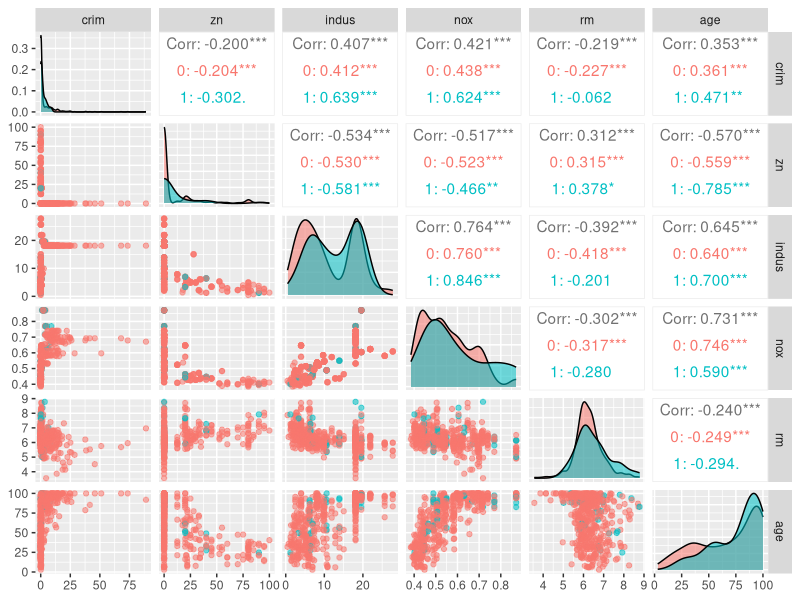
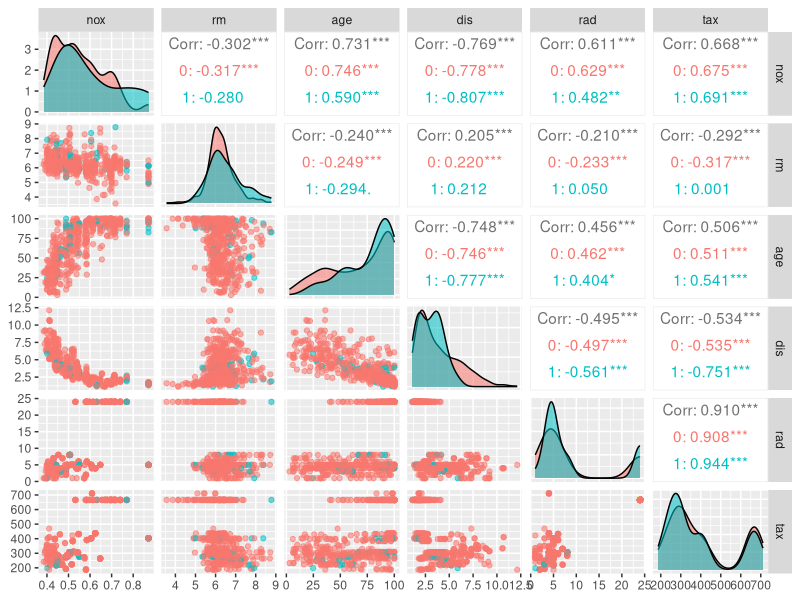
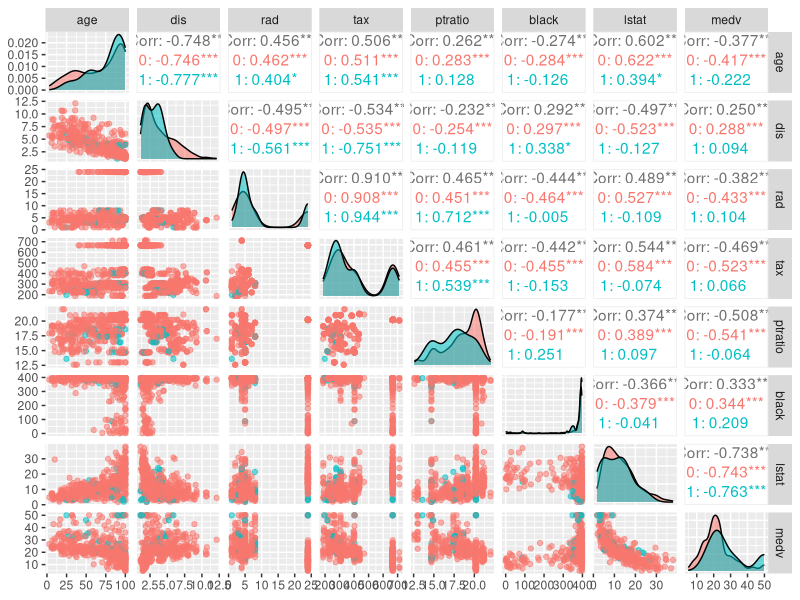
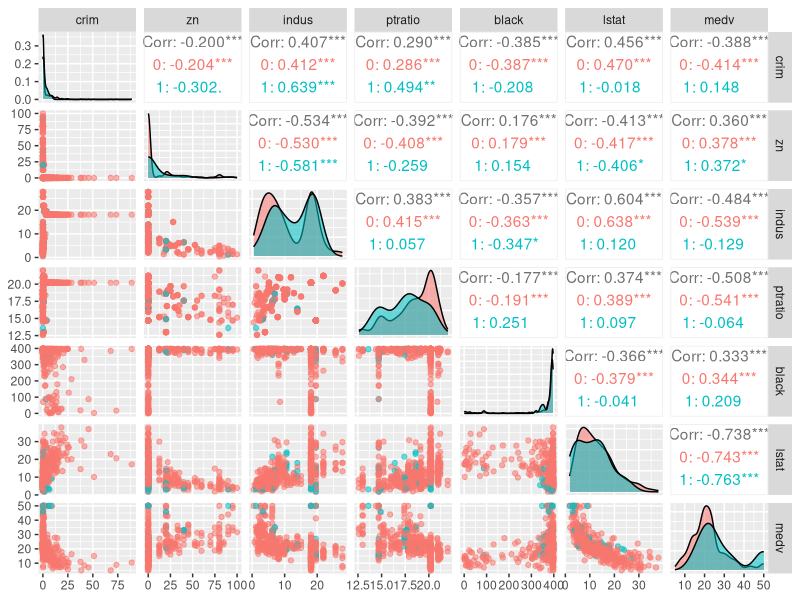
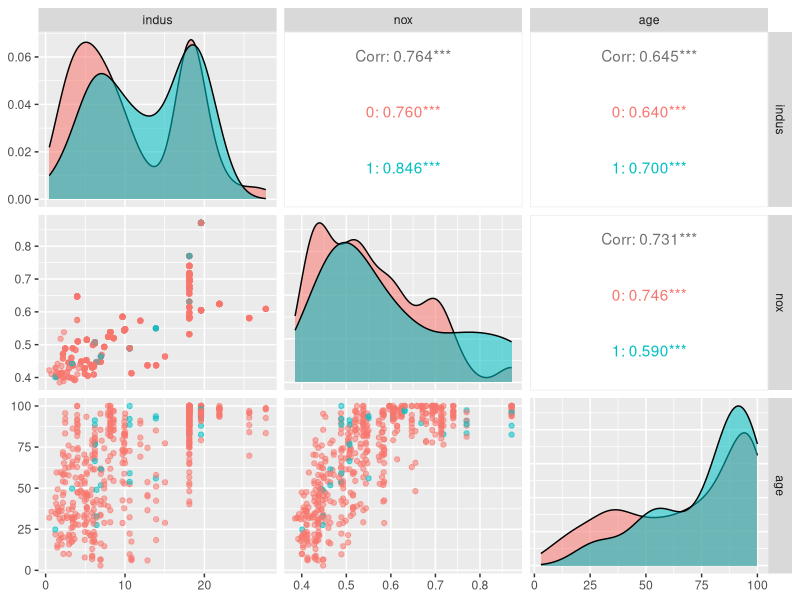
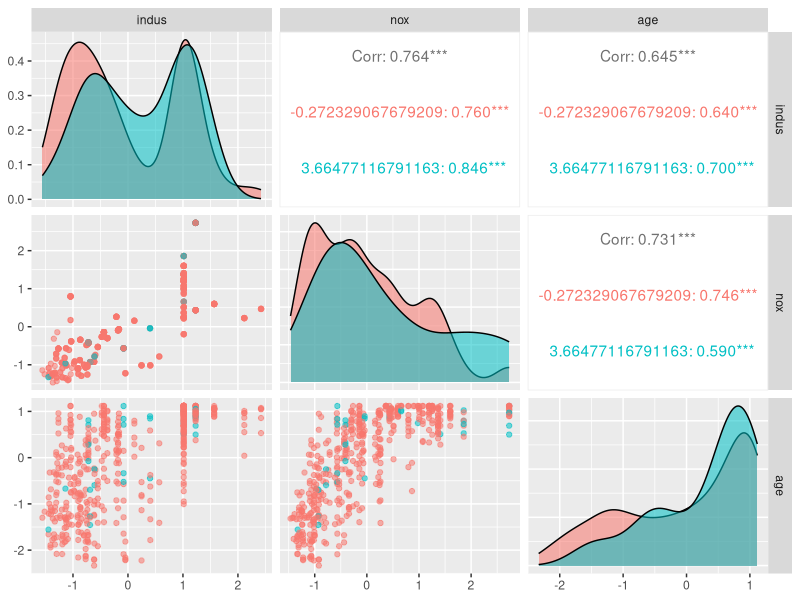
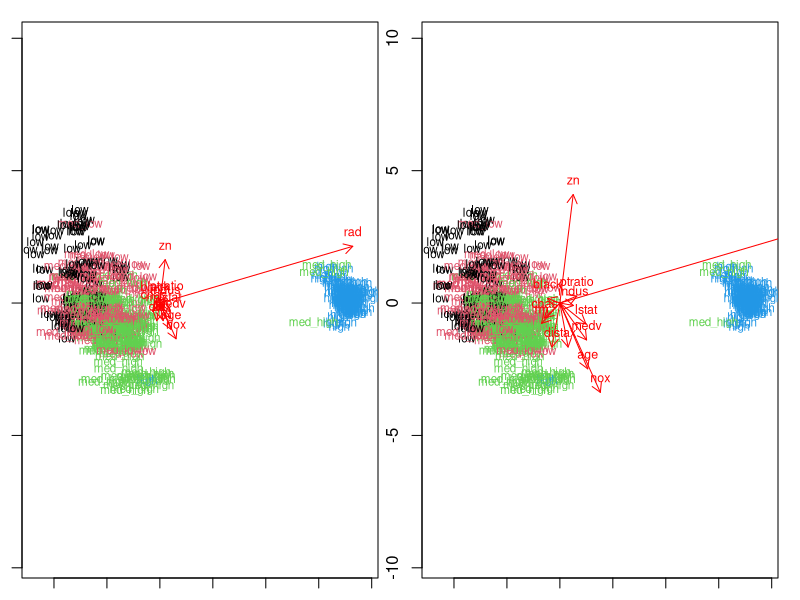
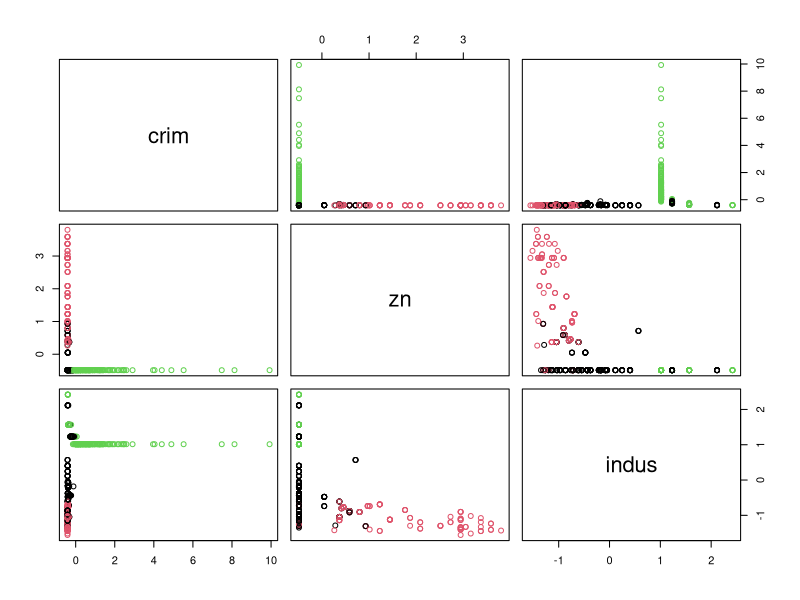

Recreate these plots in R, in order.
## ---- chunk 1
knitr::opts_chunk$set(echo = TRUE)
library(MASS)
library(ggplot2)
library(GGally)
library(dplyr)
## ---- chunk 2

str(Boston)
summary(Boston)
## ---- chunk 3
ggpairs(Boston, columns=c(1,2,3,5,6,7), mapping = aes(col=as.factor(Boston$chas), alpha=0.3), lower = list(combo = wrap("facethist", bins = 20)))
ggpairs(Boston[5:10], mapping = aes(col=as.factor(Boston$chas), alpha=0.3), lower = list(combo = wrap("facethist", bins = 20)))
ggpairs(Boston[7:14], mapping = aes(col=as.factor(Boston$chas), alpha=0.3), lower = list(combo = wrap("facethist", bins = 20)))
ggpairs(Boston[-(4:10)], mapping = aes(col=as.factor(Boston$chas), alpha=0.3), lower = list(combo = wrap("facethist", bins = 20)))
## ---- chunk 4
Data<-as.data.frame(scale(Boston))
summary(Data)


## ---- chunk 5

par(mar=c(1.1,1.1,1.1,1.1), mfrow=c(1,2))
ggpairs(Boston, columns=c(3,5,7), mapping = aes(col=as.factor(Boston$chas), alpha=0.3), lower = list(combo = wrap("facethist", bins = 20)))
ggpairs(Data, columns=c(3,5,7), mapping = aes(col=as.factor(Data$chas), alpha=0.3), lower = list(combo = wrap("facethist", bins = 20)))
## ---- chunk 6
bins <- quantile(Data$crim)
crime <- cut(Data$crim, breaks = bins,label=c("low","med_low","med_high","high"), include.lowest = TRUE)
Data <- dplyr::select(Data, -crim)
Data <- data.frame(Data, crime)
n <- nrow(Data)

ind <- sample(n,  size = n * 0.8)
train <- Data[ind,]
test <- Data[-ind,]
correct_classes <- test$crime
test <- dplyr::select(test, -crime)

## ---- chunk 7
# linear discriminant analysis
lda.fit <- lda(crime~., data = train)

# print the lda.fit object
lda.fit

# the function for lda biplot arrows
lda.arrows <- function(x, myscale = 1, arrow_heads = 0.1, color = "red", tex = 0.75, choices = c(1,2)){
  heads <- coef(x)
  arrows(x0 = 0, y0 = 0, 
         x1 = myscale * heads[,choices[1]], 
         y1 = myscale * heads[,choices[2]], col=color, length = arrow_heads)
  text(myscale * heads[,choices], labels = row.names(heads), 
       cex = tex, col=color, pos=3)
}

# target classes as numeric
classes <- as.numeric(train$crime)

# plot the lda results
plot(lda.fit, dimen = 2, col=classes, pch=classes)
lda.arrows(lda.fit, myscale = 2)

plot(lda.fit, dimen = 2, col=classes, pch=classes)
lda.arrows(lda.fit, myscale = 5)

## ---- chunk 8
library(knitr)
# predict classes with test data
lda.pred <- predict(lda.fit, newdata = test)

# cross tabulate the results
table(correct = correct_classes, predicted = lda.pred$class)
## ---- chunk 9
boston<-as.data.frame(scale(Boston))

km <-kmeans(boston, centers = 3)

# plot the Boston dataset with clusters
par(mfrow=c(2,2))
pairs(boston[1:3], col = km$cluster)
pairs(boston[5:7], col = km$cluster)
pairs(boston[8:11], col = km$cluster)
pairs(boston[12:14], col = km$cluster)
# MASS, ggplot2 and Boston dataset are available
